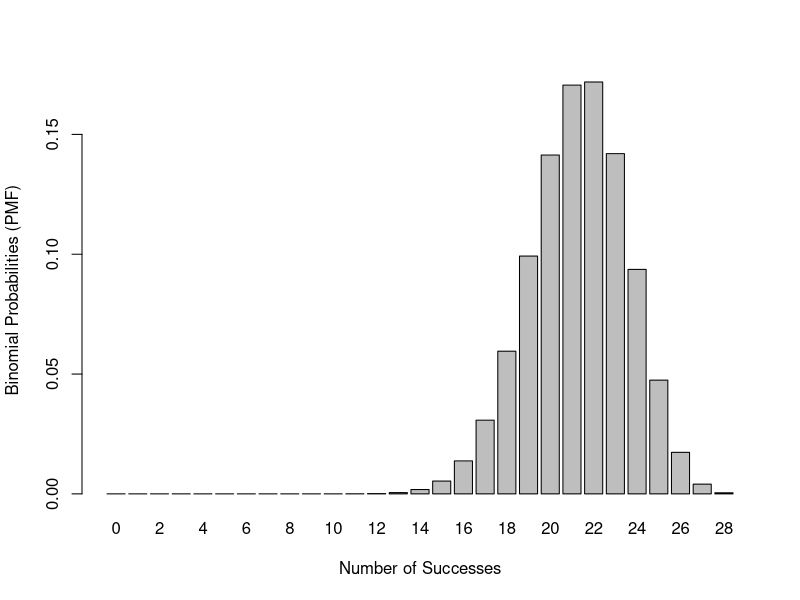

R code for this plot:
##### R Project 3: Binomial Distribution
##### Name: Kevin Cordero
##### Version Number: 3



### Part 1
## (C1): Store the size of your distribution
number_Bernoulli <- 28



## (C2) Store your probability of successes
prb <- 0.76



## (C3) Create a vector from 0 through the number of Bernoulli Trials of your distribution.
number_success <- 0:number_Bernoulli



## (C4) Find Binomial Probabilities.
probabilities <- dbinom(number_success, 28, .76)



## (C5) Create a barplot of your probabilities. Include in your barplot function names.arg = number_success (no quotes). Set the x-axis label to be “Number of Successes”,
 ## and the y-axis label to be “Binomial Probabilities (PMF)”. Have the limits on the y-axis go
## from 0 to 0.21.
barplot(probabilities,xlab = "Number of Successes" , ylab = "Binomial Probabilities (PMF)", ylijm = c(0,.21), names.arg = number_success)


### Part 2
## (C6) Random Sampling
set.seed(1133)
values <- rbinom(73,28,0.76)


### Questions
## (Q1) Describe the barplot.
	# X-value for the highest bar:
	# Is the highest bar in the center or somewhat off to the side of the graph? The highest bar is on the right side of the graph not at the center. 

	# Do all of the bars go to the same height, or are they all different? All of the bars go to different heights. 

	# Code for calculating P(X <= (see PDF for value))
  prob <- pbinom(22,28,.76)


	# Answer from above code: .6950


	# If you had to shade your barplot from Part 1 corresponding to the calculation you just made, what part(s) of the barplot would be shaded? (You don't actually have to shade your graph, just describe it in words.)
  # Answer: I would shade all of the bars that are less than or equal to 22. 


## (Q2) Expected Value of Distribution?
	# Code: 
  expectedValue <- number_Bernoulli * prb


	# Result from Code: 21.28



## (Q3) Standard Deviation of Distribution?
	# Code: 
  sd <- sqrt(number_Bernoulli*prb*(1-prb))

	# Result from Code: 2.2599


## (Q4) Mean of random sample?
	# Code:
  mean <- mean(values)


	# Result from Code: 21.0136



## (Q5) Standard Deviation of random sample?
	# Code:
  standardDeviation <- sd(values)


	# Result from Code: 2.418



## (Q6) Why do you think the mean and standard deviation from the sample is not exactly the same as the expected value and standard deviation from the distribution?
	# Answer: I believe that the standard deviation and the mean are not the exact same as the expected value and standard deviation from the distribution because the sample size varies between the two. 
  # There would be more precision when there is a larger population

## (Q7) Share an example of a real life scenario that uses the Binomial Distribution.
	# Example: An example of a real life binomial distribution is quality control. Suppose a product needs to meet a minimum defect %,
  # If we take a random subset of light bulbs and see if it meets a threshold we can conclude a % of the batch is up to standard


	# Explain how your example meets the criteria for a Binomial Distribution:
  # The example follows a binomial distribution because it has a fixed number of trials. In addition, all of the trials are independent and do not affect the next. 
  # In addition, the probability of success is the same in all trials (50%). 